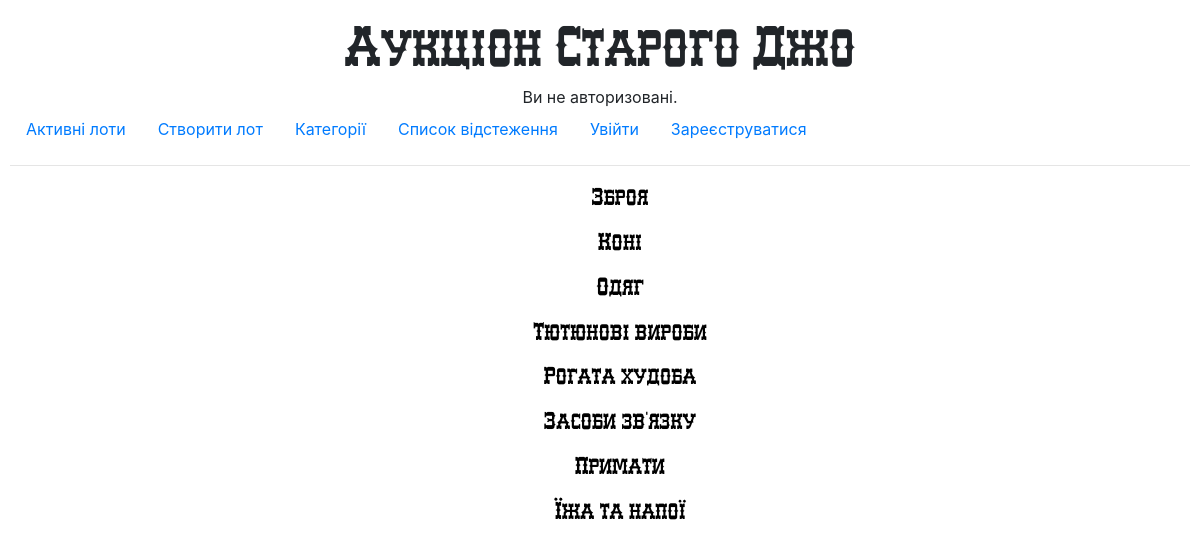
The page /category on the database its author committed.
### auctions/models.py (models this page shows)
class Category(models.Model):
    category_title = models.CharField(max_length=64)
    eng_title = models.CharField(max_length=64, blank=True)
    def __str__(self):
        return f"{self.category_title}"

### auctions/views.py (the view)
# urls.py: path("category", views.category, name="category"),
def category(request):
    categories = Category.objects.all()
    return render (request, "auctions/categories_list.html",{
        "categories": categories
    })

### auctions/templates/auctions/categories_list.html
{% extends 'auctions/layout.html' %}
{% block body %}
{% for category in categories %}
<ul class="category_list">
    <li><h4><a href="category/{{category.eng_title}}">{{category}}</a></h4></li>
</ul>
{% endfor %}
{% endblock body %}

### auctions/static/auctions/styles.css (style rules this page uses)
body { padding: 10px; text-align: center; }
.category_list li { list-style-type: none; font-family: 'WesterlandC','sans-serif'; }
.category_list li a { color: black; }

### rows shown on the page
Category: category_title "Зброя"
Category: category_title "Коні"
Category: category_title "Одяг"
Category: category_title "Тютюнові вироби"
Category: category_title "Рогата худоба"
Category: category_title "Засоби зв'язку"
Category: category_title "Примати"
Category: category_title "Їжа та напої"
